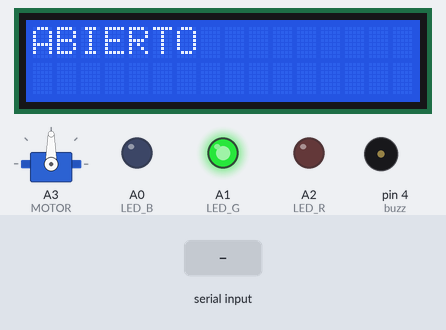
This sketch was run on a simulated Arduino Uno, built with avr-gcc and run on an emulated ATmega328P. Shown: 16×2 character LCD, servo, output pins drawn as LEDs (lit = HIGH), buzzer (waves = sounding, pin HIGH). The test bench sets the inputs (shaded band). What the sketch prints to the serial monitor is not drawn.

Above: at 1.2 s.
1.3 s: "1" received over the second serial link
At 3.1 s:
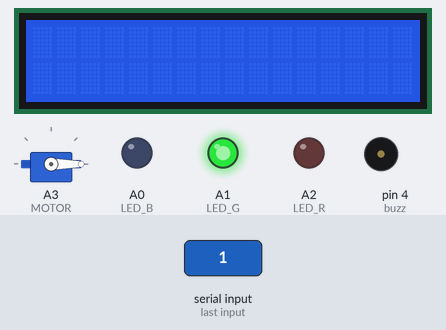
At 3.7 s:
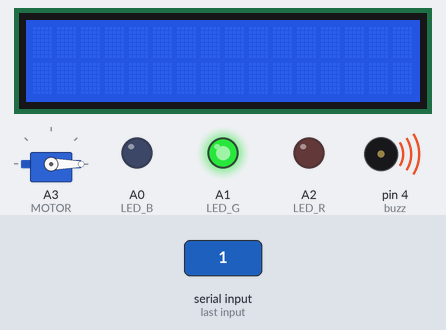
4.3 s: "0" received over the second serial link
At 8.2 s:
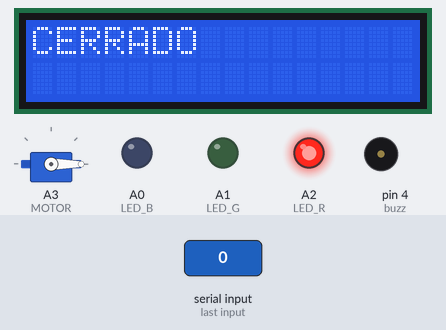
Timing chart, 0 to 9.7 s (numbered marks = the images above; inputs shaded):
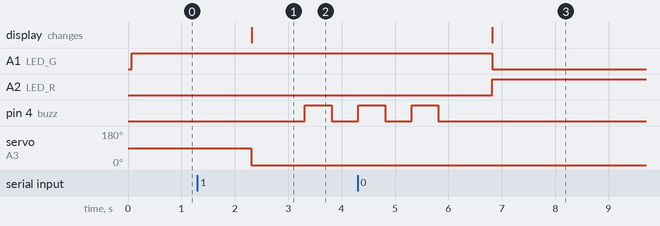

Measured:
- after the input at 1.3 s, pin 4 (buzz): LOW → HIGH after 2.0 s, → LOW 0.50 s later; servo on A3 (MOTOR): 90° → 0° after 1.0 s; the display: changes after 1.0 s (image 1)
- after the input at 4.3 s, A1 (LED_G): HIGH → LOW after 2.5 s instead of 1.5 s; A2 (LED_R): LOW → HIGH after 2.5 s instead of 1.5 s

The sketch:

codigo.ino
```cpp
//INCLUDES:
/*////////////////////////////////////////////////////////////////////////////////////////////////////////////////////////////////*/
#include <SoftwareSerial.h>
#include <Servo.h>
#include <LiquidCrystal_I2C.h>

//DEFINES:
/*////////////////////////////////////////////////////////////////////////////////////////////////////////////////////////////////*/
#define LED_R A2    //PIN LED rojo
#define LED_G A1    //PIN LED verde
#define LED_B A0    //PIN LED azul

#define MOTOR A3    //Pin motor
#define buzz  4     //Pin alarma


//FUNCIONES:
/*////////////////////////////////////////////////////////////////////////////////////////////////////////////////////////////////*/

/*
getDutyCycle: Dado un porcentaje deseado para el ciclo de trabajo,
convertirlo a un valor de 0 a 255 que podamos escribir en los LED.
-inputs:
  *percentage (int): Porcentaje deseado.
-outputs:
  *pulseWidth (int): Valor de 0 - 255 a escribir en la salida ana-
                     lógica.
*/
int getDutyCycle(int percentage){
  int pulseWidth = map(percentage, 0, 100, 0, 255);  // Mapear el porcentaje a un ancho de pulso PWM adecuado
  return pulseWidth;
}

/*
blink: Hacer sonar el buzzer un determinado número de veces.
-inputs:
  *times (int): Cantidad de veces que queremos que suene la
                alarma.
  *myDelay (double): Retardo en ms entre cada alarma.
*/
void blink(int times, double myDelay){
  int sig = 0;
  for (int i = 1; i <= (2*times+1); i++) {
    delay(myDelay);
    digitalWrite(buzz,  sig);
    sig = ~sig;
  }
  digitalWrite(buzz,  LOW);
}


//Variables globales y objetos:
/*////////////////////////////////////////////////////////////////////////////////////////////////////////////////////////////////*/
SoftwareSerial bluetooth(10, 11);           // Configura los pines RX y TX para el módulo Bluetooth
Servo myservo;                              // Crear un objeto servo
LiquidCrystal_I2C lcd(0x27, 16, 2);         // Dirección I2C, número de columnas y número de filas de la pantalla


bool close = false;                         //Variable de Estado para saber si la puerta está cerrada
int miDutyCycle = getDutyCycle(90);         // Duty cycle del 90%
String data;                                //Datos recibidos por medio del modulo Bluetooth
int tries = 0;                              //Número de intentos
const int maxTries = 3;                     //Cantidad máxima de intentos permitidos
const String password = "B90175";           //Contraseña de acceso
const String cerrar   = "1";                //Codigo para cerrar


//MAIN:
/*////////////////////////////////////////////////////////////////////////////////////////////////////////////////////////////////*/
void setup() {
  Serial.begin(9600);     //Habilita la comunicación Serial
  bluetooth.begin(9600);  //Inicializa la comunicación Bluetooth a 9600 baudios

  //LEDs:
  pinMode(LED_R, OUTPUT);
  pinMode(LED_G, OUTPUT);
  pinMode(LED_B, OUTPUT);

  //PANTALLA:
   lcd.begin(16, 2);  // Inicializar la pantalla LCD
  lcd.backlight();
  lcd.setCursor(0, 0);  // Establecer la posición del cursor en la primera fila y la primera columna

  //ALARMA:
  pinMode(buzz, OUTPUT);

  //MOTOR:
  myservo.attach(MOTOR);  // Adjuntar el objeto servo al pin

  //Partimos de la suposición que la puerta está primero abierta:
  myservo.write(90);                   //Abrir la puerta
  analogWrite(LED_G, miDutyCycle);     //Encender luz verde
  lcd.print("ABIERTO");  // Imprimir el texto en la pantalla
}

void loop() {
  //Si se recibe información del modulo:
  if (bluetooth.available()) {
    data = bluetooth.readString();      // Lee los datos recibidos a través de Bluetooth
    Serial.print("Datos recibidos: ");  //Imprime valor recibido en el puerto serial
    Serial.println(data);
    if(close){tries++;}                 //Aumentar en 1+ los intentos si se intenta abrir.
  }

  //Si está cerrado:
  if(close){

    //Imprimir que la puerta está cerrada:
    lcd.setCursor(0, 0);
    lcd.print("CERRADO");

    analogWrite(LED_G, 0);               //Apagar luz verde
    analogWrite(LED_R, miDutyCycle);     //Encender luz roja


    if(data == password){
      myservo.write(90);                  //Abrir la puerta
      close = false;
      lcd.clear();                        // Limpiar la pantalla

      //Sonar el parlante 2 veces (delay de 500 ms):
      blink(2, 500);
    }

    //Si está abierto:
    else{
      //Si se excede la cantidad máxima de intentos
      if(tries > maxTries){
        //Dar alerta de que excedió los intentos:
        /*-----------------------------------------------------------*/
        lcd.clear();                        // Limpiar la pantalla
        lcd.setCursor(0, 0);
        lcd.print("EXCEDIO EL NUM");
        lcd.setCursor(0, 1);
        lcd.print("DE INTENTOS");
        /*-----------------------------------------------------------*/

        analogWrite(LED_R, 0);            //Apar luz roja
        analogWrite(LED_B, miDutyCycle);  //Encender luz azul
        delay(30000);                      // Retraso de 1 minuto (60,000 milisegundos)
        analogWrite(LED_B, 0);            //Apar luz azul
        tries = 0;                        //Reinciar el contador de intentos

        lcd.clear();                        // Limpiar la pantalla
      }
    }

  }

  //Si está abierto:
  else{
    //Imprimir que la puerta está abierta:
    lcd.setCursor(0, 0);
    lcd.print("ABIERTO");

    analogWrite(LED_R, 0);                //Apagar luz roja
    analogWrite(LED_G, miDutyCycle);      //Encender luz verde

    //Si se recibe la instrucción de cerrar:
    if(data == cerrar){
      myservo.write(0);                   //Cerrar la puerta
      close = true;
      tries = 0;                          //Reinciar el contador de intentos
      lcd.clear();                        //Limpiar la pantalla

      //Sonar el parlante 3 veces (delay de 500 ms):
      blink(3, 500);
    }
  }

}
```
